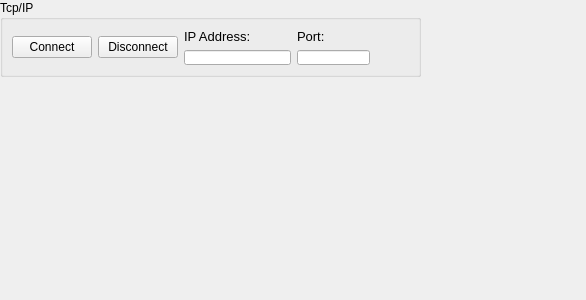
<?xml version="1.0" encoding="UTF-8"?>
<ui version="4.0">
 <class>SetupTab</class>
 <widget class="QWidget" name="SetupTab">
  <property name="geometry">
   <rect>
    <x>0</x>
    <y>0</y>
    <width>586</width>
    <height>300</height>
   </rect>
  </property>
  <property name="windowTitle">
   <string>Form</string>
  </property>
  <widget class="QGroupBox" name="gbTcpIp">
   <property name="geometry">
    <rect>
     <x>0</x>
     <y>0</y>
     <width>421</width>
     <height>77</height>
    </rect>
   </property>
   <property name="title">
    <string>Tcp/IP</string>
   </property>
   <layout class="QHBoxLayout" name="horizontalLayout_2">
    <item>
     <layout class="QHBoxLayout" name="loTcpIpGroup">
      <item>
       <widget class="QPushButton" name="btnConnect">
        <property name="text">
         <string>Connect</string>
        </property>
        <property name="icon">
         <iconset resource="../vfpresources.qrc">
          <normaloff>:/root/Images/1.png</normaloff>:/root/Images/1.png</iconset>
        </property>
       </widget>
      </item>
      <item>
       <widget class="QPushButton" name="btnDisconnect">
        <property name="text">
         <string>Disconnect</string>
        </property>
        <property name="icon">
         <iconset resource="../vfpresources.qrc">
          <normaloff>:/root/Images/0.png</normaloff>:/root/Images/0.png</iconset>
        </property>
       </widget>
      </item>
     </layout>
    </item>
    <item>
     <layout class="QVBoxLayout" name="loIpAddress">
      <item>
       <widget class="QLabel" name="lblIpAddress">
        <property name="text">
         <string>&lt;html&gt;&lt;head/&gt;&lt;body&gt;&lt;p&gt;&lt;span style=&quot; font-size:10pt;&quot;&gt;IP Address:&lt;/span&gt;&lt;/p&gt;&lt;/body&gt;&lt;/html&gt;</string>
        </property>
       </widget>
      </item>
      <item>
       <widget class="QLineEdit" name="editIpAddress"/>
      </item>
     </layout>
    </item>
    <item>
     <layout class="QVBoxLayout" name="loPort">
      <item>
       <widget class="QLabel" name="lblPort">
        <property name="text">
         <string>&lt;html&gt;&lt;head/&gt;&lt;body&gt;&lt;p&gt;&lt;span style=&quot; font-size:10pt;&quot;&gt;Port:&lt;/span&gt;&lt;/p&gt;&lt;/body&gt;&lt;/html&gt;</string>
        </property>
       </widget>
      </item>
      <item>
       <widget class="QLineEdit" name="editPort">
        <property name="maximumSize">
         <size>
          <width>75</width>
          <height>16777215</height>
         </size>
        </property>
       </widget>
      </item>
     </layout>
    </item>
    <item>
     <spacer name="horizontalSpacer">
      <property name="orientation">
       <enum>Qt::Horizontal</enum>
      </property>
      <property name="sizeHint" stdset="0">
       <size>
        <width>40</width>
        <height>20</height>
       </size>
      </property>
     </spacer>
    </item>
   </layout>
  </widget>
 </widget>
 <resources>
  <include location="../vfpresources.qrc"/>
 </resources>
 <connections/>
</ui>
